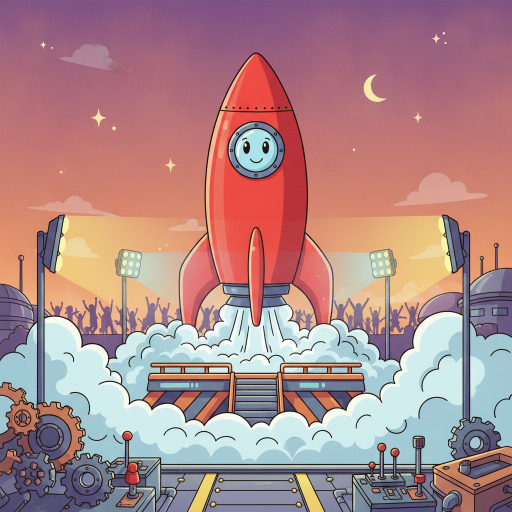
#> input picture assets/backgrounds/beaker-blitz/bg_boss.png, 1024 x 1024 px (shown at 1/2 size)
$ python -i generate_assets.py   (imports and definitions only)
#> lines starting #> are read from the running program, lines starting #| are printed output that depends on the picture
#!/usr/bin/env python3
"""
Asset generation for "Beaker Blitz" (beaker-blitz).

Runs:
  - 6 Gemini sprites (cartoon) with rembg transparency
  - 6 Gemini backgrounds (title + one per lab stage + boss launch pad)
  - 5 Lyria 3 music tracks
  - 9 ElevenLabs SFX clips
  - ElevenLabs voice lines (premade "Jessica") for every question, fact, lab-bench prompt,
    practice sentence, and narration line in scripts/game-data.js

Usage (from n-games root):
  python beaker-blitz/scripts/generate_assets.py [--skip-sprites] [--skip-bg] \
         [--skip-music] [--skip-sfx] [--skip-voice] [--only KEY] [--force] [--dry-run]

Re-run safe: files that already exist are skipped unless --force is passed.
"""

from __future__ import annotations

import argparse
import json
import subprocess
import sys
import time
from pathlib import Path

ROOT = Path(__file__).resolve().parents[2]  # .../n-games
GAME_DIR = ROOT / "beaker-blitz"
SHARED_TOOLS = ROOT.parent / "_shared" / "tools"

SPRITES_DIR = ROOT / "assets" / "sprites" / "beaker-blitz"
BG_DIR = ROOT / "assets" / "backgrounds" / "beaker-blitz"
MUSIC_DIR = ROOT / "assets" / "audio" / "beaker-blitz" / "music"
SFX_DIR = ROOT / "assets" / "audio" / "beaker-blitz" / "sfx"
VOICE_DIR = ROOT / "assets" / "audio" / "beaker-blitz" / "voice"

STYLE = "bright cartoon illustration, bold clean outlines, saturated friendly colors, kid-friendly science adventure game art, no text, no words, no letters"
SPRITE_STYLE = (
    "cartoon game sprite, bold clean outlines, bright saturated colors, "
    "single subject centered on a plain white background, no shadow, no text, no frame"
)

SPRITES = [
    ("bolt",   "a cute small round robot with stubby wheels, big friendly glowing eyes, holding a large empty glass beaker above its head with both arms, front view, teal and orange colors"),
    ("fizz",   "a friendly cartoon purple octopus scientist wearing safety goggles on its forehead and a tiny white lab coat, holding a bubbling test tube in one tentacle and waving with another, big smile, full body"),
    ("slime",  "a single falling drop of gooey bright green slime with a goofy grumpy face, glossy"),
    ("potion", "a small round glass potion flask filled with glowing red liquid with a white heart symbol on it, cork stopper, sparkles"),
    ("rocket", "a chunky cartoon rocket ship pointing straight up, red and white with a round window, fins, shaped a little like a science flask, no flame"),
    ("trophy", "a shiny golden trophy cup shaped like a bubbling science beaker with a star on the front, sparkles"),
]

BACKGROUNDS = [
    ("bg_title",      "a bright colorful kids science laboratory full of bubbling beakers, test tubes, a telescope, a globe, a plant experiment, and a rocket model, sunlight through big windows, fun and inviting"),
    ("bg_observe",    "an observation deck in a science lab with a big window looking out at a forest and pond, a telescope, a magnifying glass, binoculars, butterflies and birds outside, notebooks on a desk"),
    ("bg_hypothesis", "an idea lab with a blank chalkboard covered in doodle drawings of light bulbs and arrows, a globe, a model volcano, a model of the solar system hanging from the ceiling, sticky notes"),
    ("bg_experiment", "a science test chamber with rows of bubbling colorful beakers, flasks and test tubes, three potted plants under grow lights, measuring cups and a scale, safety goggles on hooks"),
    ("bg_truefalse",  "a fun science lab hallway with two big round doors, one glowing green with a check mark symbol and one glowing red with an X symbol, sparkling floor, lab equipment on shelves"),
    ("bg_boss",       "a rocket launch pad at a kids science center at dusk, a big red rocket on the pad, steam clouds, floodlights, stars appearing in the purple sky, excited crowd silhouettes far away"),
]

MUSIC = [
    # (filename, lyria-model, prompt)
    ("menu",    "lyria-3-pro-preview",  "playful curious science lab music for a kids game title screen, bubbly synths, pizzicato strings, marimba, light quirky percussion, welcoming, loopable, instrumental, medium tempo"),
    ("lab",     "lyria-3-pro-preview",  "upbeat energetic arcade action music for a kids science game, bouncy synth bass, bright bleeps and bloops, driving drums, fun and focused, not distracting, loopable, instrumental"),
    ("bench",   "lyria-3-clip-preview", "calm thoughtful puzzle music, soft music box and vibraphone, gentle bubbling lab ambience, curious, loopable, instrumental"),
    ("boss",    "lyria-3-clip-preview", "exciting rocket countdown boss music, kid-friendly, pounding drums, heroic synth brass, rising tension, space launch energy, instrumental, fast tempo"),
    ("victory", "lyria-3-clip-preview", "triumphant short victory fanfare with a rocket whoosh feel, brass and cymbals, celebratory, uplifting, instrumental"),
]

SFX = [
    # (filename, duration, prompt)
    ("correct",    0.6, "bright happy two-note chime with bubbly sparkle, positive game feedback"),
    ("wrong",      0.5, "soft cartoon glass clink and deflating bloop, gentle negative"),
    ("coin",       0.3, "small bright sparkly atom pickup ding, short"),
    ("splat",      0.5, "cartoon slime splat, gooey and funny"),
    ("pop",        0.4, "soap bubble pop, light and short"),
    ("heal",       0.6, "magic potion gulp with a rising sparkle"),
    ("launch",     2.5, "cartoon rocket launch, rumble then big whoosh into the sky"),
    ("stage_done", 1.8, "short cheerful science fanfare jingle, level complete, kids game"),
    ("start",      0.8, "friendly lab beep beep boop start signal"),
]

ELEVEN_VOICE_ID = "cgSgspJ2msm6clMCkdW9"  # ElevenLabs premade "Jessica"
ELEVEN_MODEL = "eleven_multilingual_v2"


# [5 lines left out: function load_content, not called in this run]


def question_speech(q: dict) -> str:
    text = q["q"].replace("____", "blank")
    return f"True or false? {text}" if q["stage"] == "truefalse" else text


def fill_speech(f: dict) -> str:
    return f"{f['before']} blank {f['after']}".strip().rstrip(" .") + "."


# [18 lines left out: function voice_lines, not called in this run]


def trim_transparent(path: Path, pad: int = 8, max_side: int = 360) -> None:
    """Crop empty margins (so the game sizes sprites by visible content) and cap resolution."""
#> called with pad = 8, max_side = 360
    from PIL import Image
    img = Image.open(path).convert("RGBA")
    bbox = img.getchannel("A").point(lambda a: 255 if a > 24 else 0).getbbox()
#> bbox = (0, 0, 1024, 1024)
    if bbox:
        l, t, r, b = bbox
#> l = 0; t = 0; r = 1024; b = 1024
        img = img.crop((max(0, l - pad), max(0, t - pad), min(img.width, r + pad), min(img.height, b + pad)))
    img.thumbnail((max_side, max_side), Image.LANCZOS)
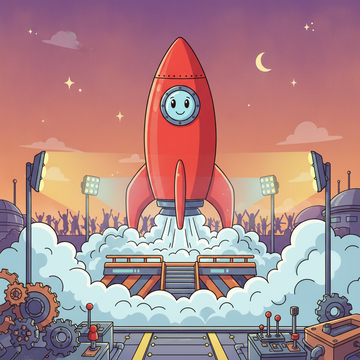
#> img: PIL image 360x360 RGBA; mean R, G, B, A 173.1, 135.4, 137.1, 255
    img.save(path, optimize=True)


# [120 lines left out: functions trim_letterbox, run, main, not called in this run]


# [2 lines not run here, left out]

>>> result = trim_transparent('../../assets/backgrounds/beaker-blitz/bg_boss.png')

$ run again, on assets/backgrounds/beaker-blitz/bg_title.png
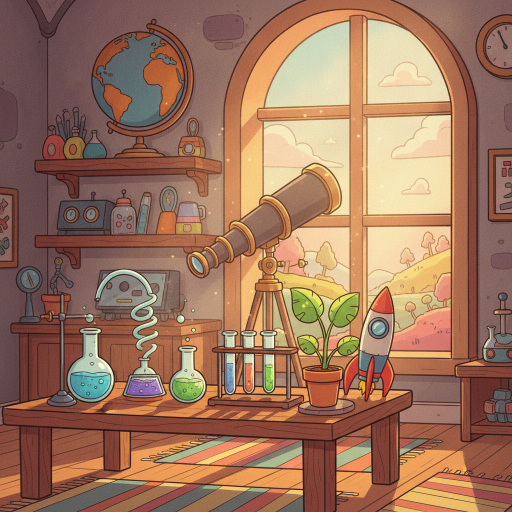
#> input picture assets/backgrounds/beaker-blitz/bg_title.png, 1024 x 1024 px (shown at 1/2 size)
#> bbox = (0, 0, 1024, 1024)
#> l = 0; r = 1024
#> in trim_transparent, `img.thumbnail((max_side, max_side), Image.LANCZOS)`:
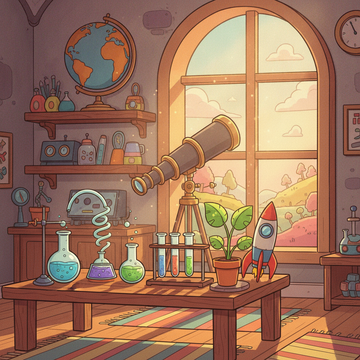
#> img: PIL image 360x360 RGBA; mean R, G, B, A 158.7, 117, 92.3, 255

$ run again, on assets/backgrounds/beaker-blitz/bg_truefalse.png
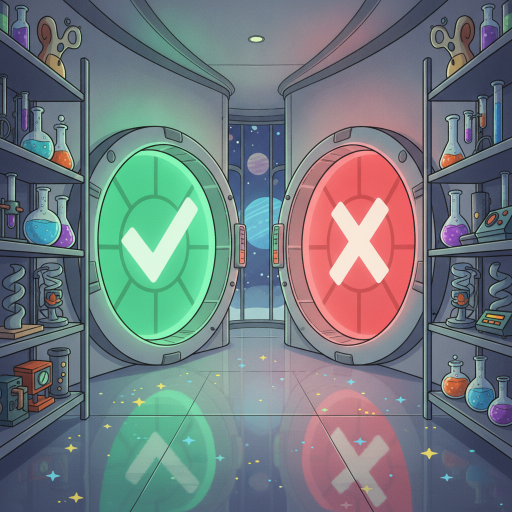
#> input picture assets/backgrounds/beaker-blitz/bg_truefalse.png, 1024 x 1024 px (shown at 1/2 size)
#> bbox = (0, 0, 1024, 1024)
#> l = 0; r = 1024
#> in trim_transparent, `img.thumbnail((max_side, max_side), Image.LANCZOS)`:
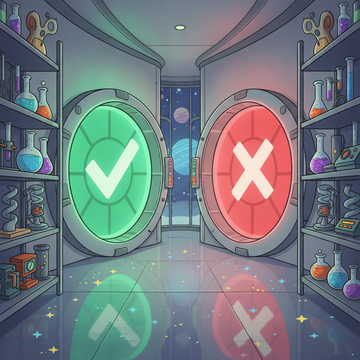
#> img: PIL image 360x360 RGBA; mean R, G, B, A 113.7, 123.2, 126.7, 255
